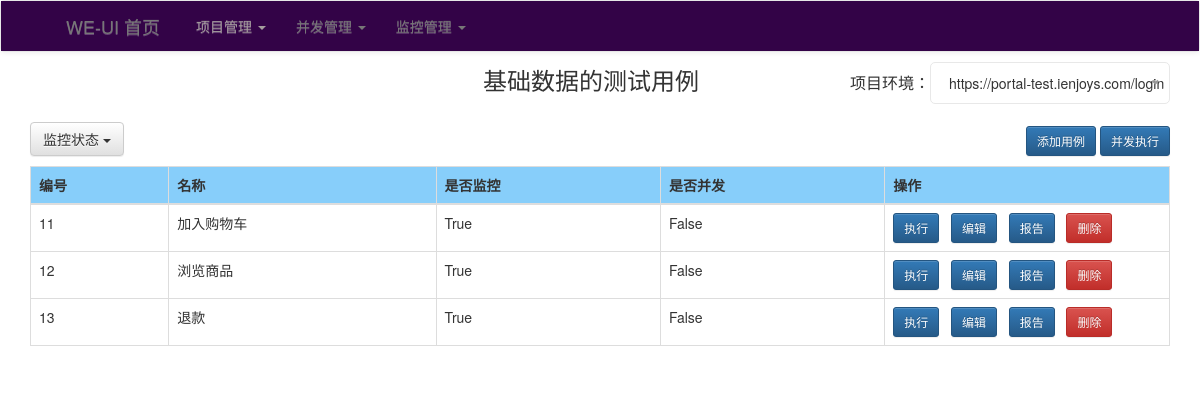
/testcases/10/, run on an earlier commit of the app's database.
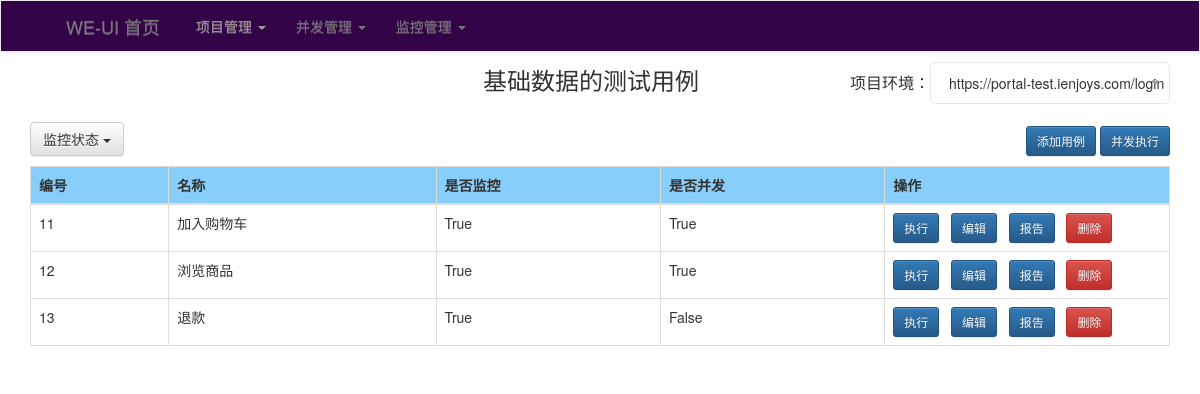
And on a later commit of the database.
### uiApp/models.py (models this page shows, shortened)
class DB_cases(models.Model):
    name = models.CharField(max_length=20, null=True, blank=True)
    case_type = models.IntegerField(default=0, null=True, blank=True)
    is_monitor = models.BooleanField(default=True, null=True, blank=True)
    script = models.CharField(max_length=200, null=True, blank=True)
    is_threads = models.BooleanField(default=True, null=True, blank=True)
    pro_id = models.CharField(max_length=20, null=False, blank=False)
    retry_count = models.IntegerField(default=2)

### uiApp/views.py (the view)
# urls.py: re_path('testcases/(?P<pro_id>.+)/', testcases),
def testcases(request, pro_id):
    cases = DB_cases.objects.filter(pro_id=pro_id)
    project = list(DB_end.objects.filter(id=pro_id))[0]
    hosts = project.host.split(",")
    param = {"cases": cases, "project": project, "hosts": hosts}
    return render(request, 'case.html', param)

### uiApp/templates/case.html (shortened to what this page needs)
<!DOCTYPE html>
<html lang="en">
<head>
    <link rel="stylesheet" type="text/css" href="/static/bootstrap-3.4.1-dist/css/bootstrap.css">
    <link rel="stylesheet" type="text/css" href="/static/bootstrap-3.4.1-dist/css/bootstrap-theme.css">
    <link rel="stylesheet" href="/static/jquery-nice-select-master/css/nice-select.css">
</head>
<body>
    {% include 'new_menu.html' %}
    <div class="container">
        <div class="row clearfix">
            <div class="col-md-12 column" style="position: relative">
                <h3 class="text-center" style="display: inline-block;position: absolute;left: 40%;top: -25px">
                    {{ project.name }}的测试用例
                </h3>
                <div align="right" style="font-size: medium; display: inline-block; position: absolute; right: 15px">
                    项目环境：
                </div>
                <div class="dropdown" style="margin: 20px 0 10px">
                  <button class="btn btn-default dropdown-toggle" type="button" id="dropdownMenu1" data-toggle="dropdown" aria-haspopup="true" aria-expanded="true" style="position: relative; top: 30px">
                    监控状态
                    <span class="caret"></span>
                  </button>
                  <div align="right">
                    <button class="btn btn-primary btn-sm" onclick='javascript:document.getElementById("add_case_form").style.display="block"'>添加用例</button>
                    <button class="btn btn-primary btn-sm" onclick='concurrent_run({{ project.id }})'>并发执行</button>
                  </div>
                </div>
                <table class="table table-bordered">
                    <thead style="background-color: lightskyblue">
                        <tr>
                            <th>
                                编号
                            </th>
                            <th>
                                名称
                            </th>
                            <th>
                                是否监控
                            </th>
                            <th>
                                是否并发
                            </th>
                            <th>
                                操作
                            </th>
                        </tr>
                    </thead>
                    <tbody>
                        {% for case in cases %}
                            <tr class="error">
                                <td>
                                    {{ case.id }}
                                </td>
                                <td>
                                    {{ case.name }}
                                </td>
                                <td>
                                    {{ case.is_monitor }}
                                </td>
                                <td>
                                    {{ case.is_threads }}
                                </td>
                                <td width="25%">
                                    <button onclick="run_case({{ case.id }})" id="run_btn_{{ case.id }}" class="btn btn-sm btn-primary">执行</button> &nbsp
                                    <button onclick="edit_case({{ case.id }})" class="btn btn-sm btn-primary">编辑</button> &nbsp
                                    <button class="btn btn-sm btn-primary" onclick="javascript:document.location.href='/look_report/{{ case.id }}/'">报告</button> &nbsp
                                    <button onclick="del_case({{ case.id}},{{ project.id }})" type="button" class="btn btn-sm btn-danger">删除</button>
                                </td>
                            </tr>
                        {% endfor %}
                    </tbody>
                </table>
            </div>
        </div>
    </div>
</body>
</html>

What changed in the data, as far as the page shows it:
changed DB_cases "加入购物车": is_threads "False" → "True"
changed DB_cases "浏览商品": is_threads "False" → "True"
